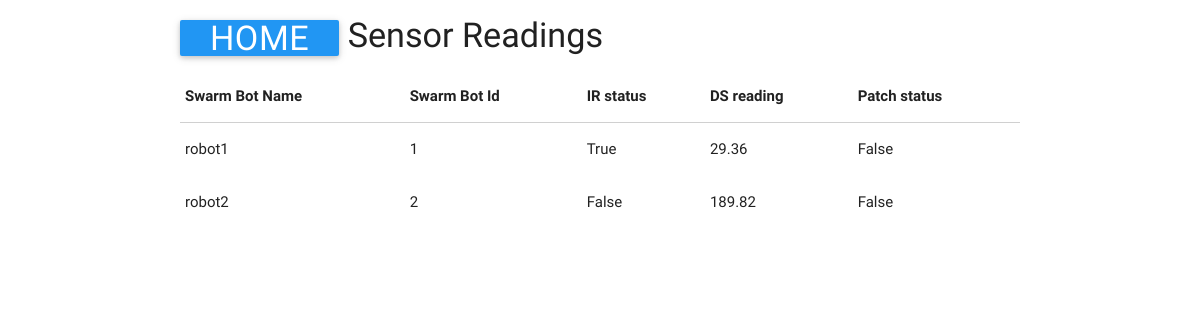
The page /sensors/ on the database as committed earlier.
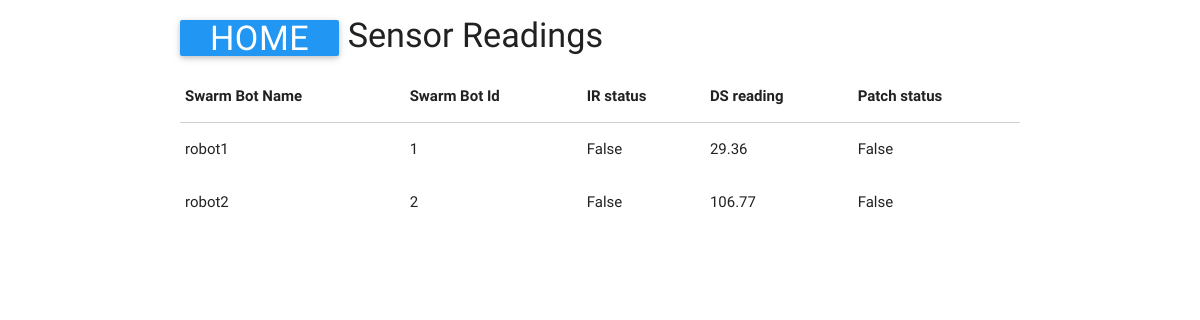
The same page on the database as committed later.
### bot/models.py (models this page shows, shortened)
class SwarmBot(models.Model):
    swarmBotId = models.AutoField(primary_key=True)
    swarmBotName = models.CharField(max_length=50)
    patchStatus = models.BooleanField(default=False)
    row = models.IntegerField(blank=True,null=True)
    col = models.IntegerField(blank=True,null=True)

class IR(models.Model):
    swarmBot = models.OneToOneField(SwarmBot)
    irId = models.IntegerField()
    reading = models.BooleanField(default=False)

class DS(models.Model):
    swarmBot = models.OneToOneField(SwarmBot)
    dsId = models.IntegerField()
    reading = models.FloatField()

### bot/views.py (the view)
# urls.py: url(r'^sensors/$', sensorView, name='sensorView'),
def sensorView(request):
    template_name = 'sensor.html'
    context = {
        'swarmBots':SwarmBot.objects.all()
    }
    return render(request,template_name,context)

### templates/sensor.html (shortened to what this page needs)
<!DOCTYPE html>
<html lang="en">
<head>
  <link rel="stylesheet" href="/static/css/materialize.min.css">
</head>
<body>
  <div class="container">
    <div>
  <h4>
    <a href="/" class="btn waves-effect waves-light blue">Home</a>
    Sensor Readings
  </h4>
  <table>
        <thead>
          <tr>
              <th data-field="id">Swarm Bot Name</th>
              <th data-field="name">Swarm Bot Id</th>
              <th data-field="price">IR status</th>
              <th data-field="price">DS reading</th>
              <th data-field="price">Patch status</th>
          </tr>
        </thead>
        <tbody>
          {% for swarmBot in swarmBots %}
          <tr>
            <td>{{swarmBot.swarmBotName}}</td>
            <td>{{swarmBot.swarmBotId}}</td>
            <td id="ir_{{forloop.counter}}">{{swarmBot.ir.reading}}</td>
            <td id="ds_{{forloop.counter}}"> {{ swarmBot.ds.reading }}</td>
            <td id="patchStatus_{{forloop.counter}}">{{swarmBot.patchStatus}}</td>
          </tr>
        {% endfor %}
      </tbody>
      </table>
      <br><br>
    </div>
  </div>
    <div class="row">
    <div class="col s4">
    </div>
</body>
</html>

Rows that differ between the two databases and show on the page:
changed SwarmBot "robot1": ir.reading "True" → "False"
changed SwarmBot "robot2": ds.reading "189.82" → "106.77"
